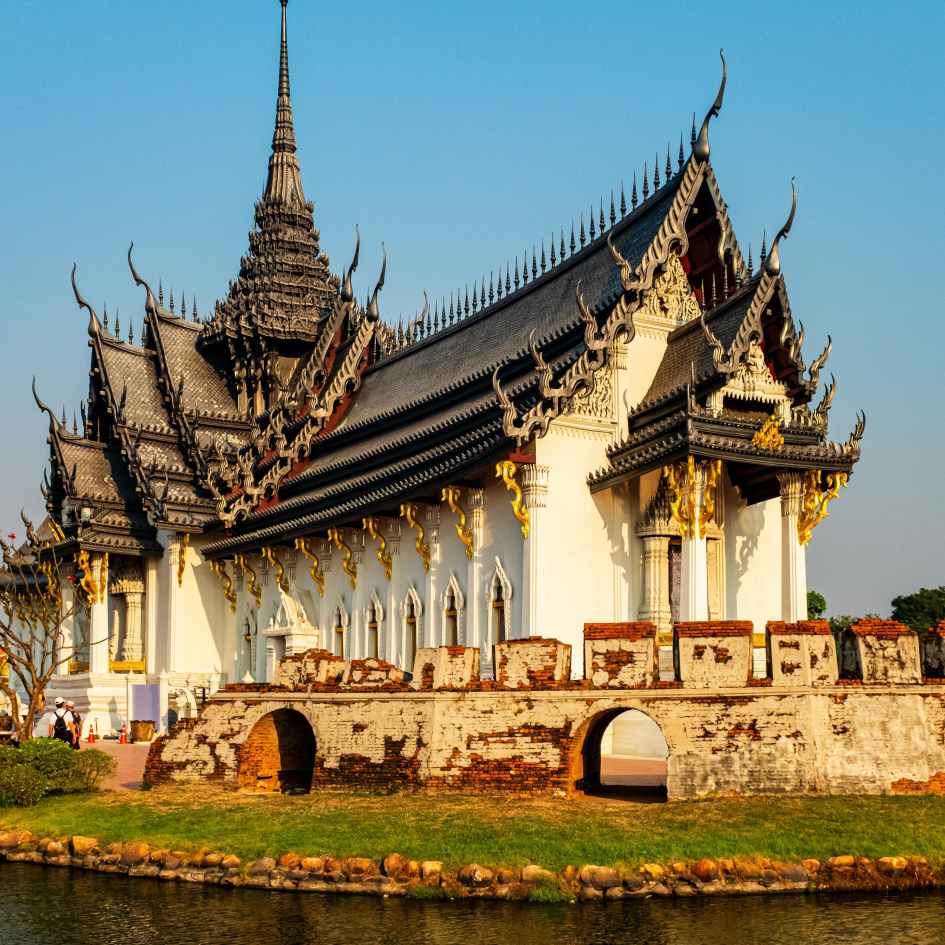
#> input picture Itineraries/assets/680aeb7fd41cdbf39f2b9249_bookedai%20-%20bangkok-3-day-itinerary.jpg, 3780 x 3780 px (shown at 1/4 size); its folder holds 4 pictures in this run
$ python compress_large_images.py
#> lines starting #> are read from the running program, lines starting #| are printed output that depends on the picture
#!/usr/bin/env python3
"""
Multithreaded script to compress images larger than 400KB and copy smaller images directly
to the compressed-images directory while preserving original filenames.
"""

import os
import shutil
from pathlib import Path
from concurrent.futures import ThreadPoolExecutor, as_completed
import threading
import time
from PIL import Image, ImageOps
import sys

class ImageCompressor:
    def __init__(self, source_dir, output_dir, max_workers=8, size_threshold=400*1024):
        self.source_dir = Path(source_dir)
        self.output_dir = Path(output_dir)
        self.max_workers = max_workers
        self.size_threshold = size_threshold  # 400KB in bytes

        # Statistics
        self.compressed_count = 0
        self.copied_count = 0
        self.failed_count = 0
        self.total_original_size = 0
        self.total_compressed_size = 0
        self.file_sizes = []
        self.lock = threading.Lock()

        # Create output directory if it doesn't exist
        self.output_dir.mkdir(parents=True, exist_ok=True)

        # Supported image formats
        self.image_extensions = {'.jpg', '.jpeg', '.png', '.gif', '.bmp', '.webp', '.avif'}

    def get_image_files(self):
        """Get all image files from source directory"""
        if not self.source_dir.exists():
            print(f"Error: Source directory '{self.source_dir}' does not exist!")
            return []

        image_files = []
        for file_path in self.source_dir.iterdir():
            if file_path.is_file() and file_path.suffix.lower() in self.image_extensions:
                image_files.append(file_path)

        return sorted(image_files)

    def compress_image(self, image_path):
        """Compress a single image while maintaining quality"""
        try:
            output_path = self.output_dir / image_path.name
            original_size = image_path.stat().st_size

            # Open and process the image
            with Image.open(image_path) as img:
                # Convert to RGB if necessary (for JPEG compression)
#> img is the input picture: PIL image 3780x3780 RGB; mean R, G, B 125.2, 128, 109
                if img.mode in ('RGBA', 'LA', 'P'):
                    # Create white background for transparent images
                    background = Image.new('RGB', img.size, (255, 255, 255))
                    if img.mode == 'P':
                        img = img.convert('RGBA')
                    background.paste(img, mask=img.split()[-1] if img.mode in ('RGBA', 'LA') else None)
                    img = background
                elif img.mode != 'RGB':
                    img = img.convert('RGB')

                # Auto-orient the image based on EXIF data
                img = ImageOps.exif_transpose(img)

                # Save with compression
                # Use high quality (85) to maintain good visual quality while reducing file size
                img.save(output_path, 'JPEG', quality=85, optimize=True, progressive=True)

            compressed_size = output_path.stat().st_size
            compression_ratio = (1 - compressed_size / original_size) * 100

            with self.lock:
                self.compressed_count += 1
                self.total_original_size += original_size
                self.total_compressed_size += compressed_size
                self.file_sizes.append(compressed_size)

            return {
                'status': 'compressed',
                'filename': image_path.name,
                'original_size': original_size,
                'compressed_size': compressed_size,
                'compression_ratio': compression_ratio
            }

        except Exception as e:
            with self.lock:
                self.failed_count += 1
            return {
                'status': 'failed',
                'filename': image_path.name,
                'error': str(e)
            }

    def copy_image(self, image_path):
        """Copy a small image directly without compression"""
        try:
            output_path = self.output_dir / image_path.name
            file_size = image_path.stat().st_size

            # Copy the file
            shutil.copy2(image_path, output_path)

            with self.lock:
                self.copied_count += 1
                self.total_original_size += file_size
                self.total_compressed_size += file_size
                self.file_sizes.append(file_size)

            return {
                'status': 'copied',
                'filename': image_path.name,
                'size': file_size
            }

        except Exception as e:
            with self.lock:
                self.failed_count += 1
            return {
                'status': 'failed',
                'filename': image_path.name,
                'error': str(e)
            }

    def process_image(self, image_path):
        """Process a single image - compress if large, copy if small"""
        file_size = image_path.stat().st_size

        if file_size > self.size_threshold:
            return self.compress_image(image_path)
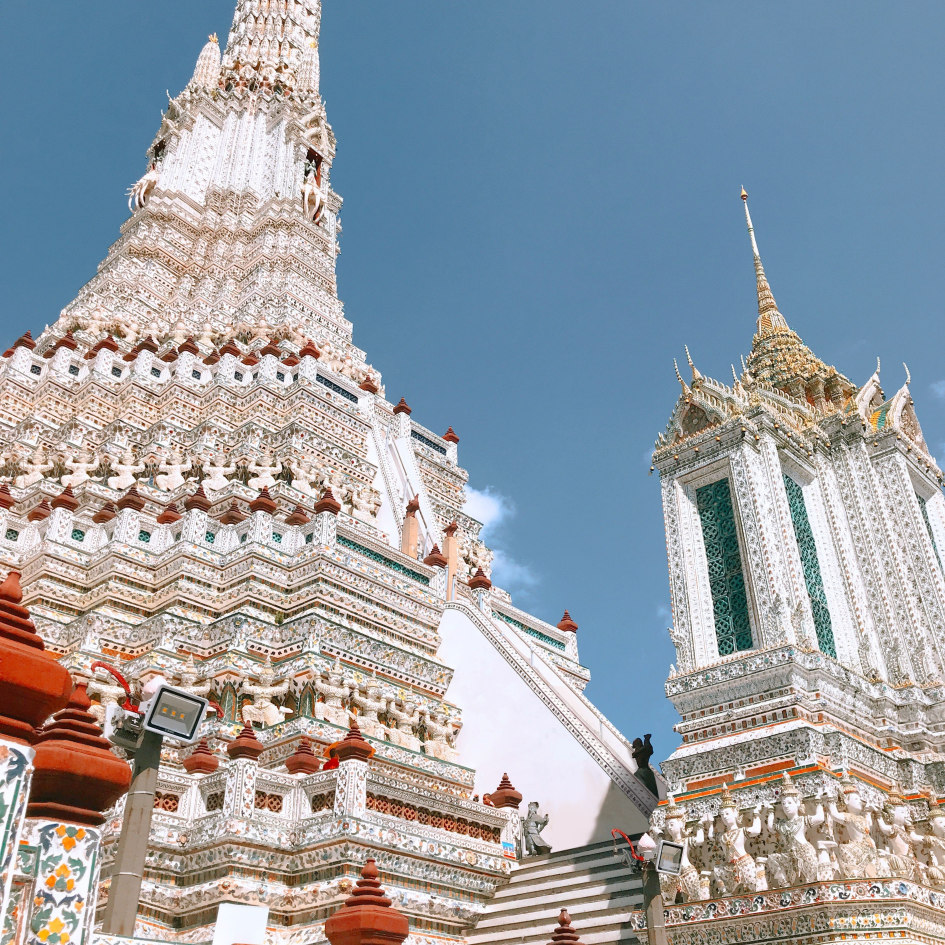
#> input picture Itineraries/assets/680aebf779073d61ffb6fe45_bookedai%20-%20bangkok-5-day-itinerary.jpg, 3780 x 3780 px (shown at 1/4 size)
#> in compress_image, img is the input picture: PIL image 3780x3780 RGB; mean R, G, B 151.5, 157.3, 164.2
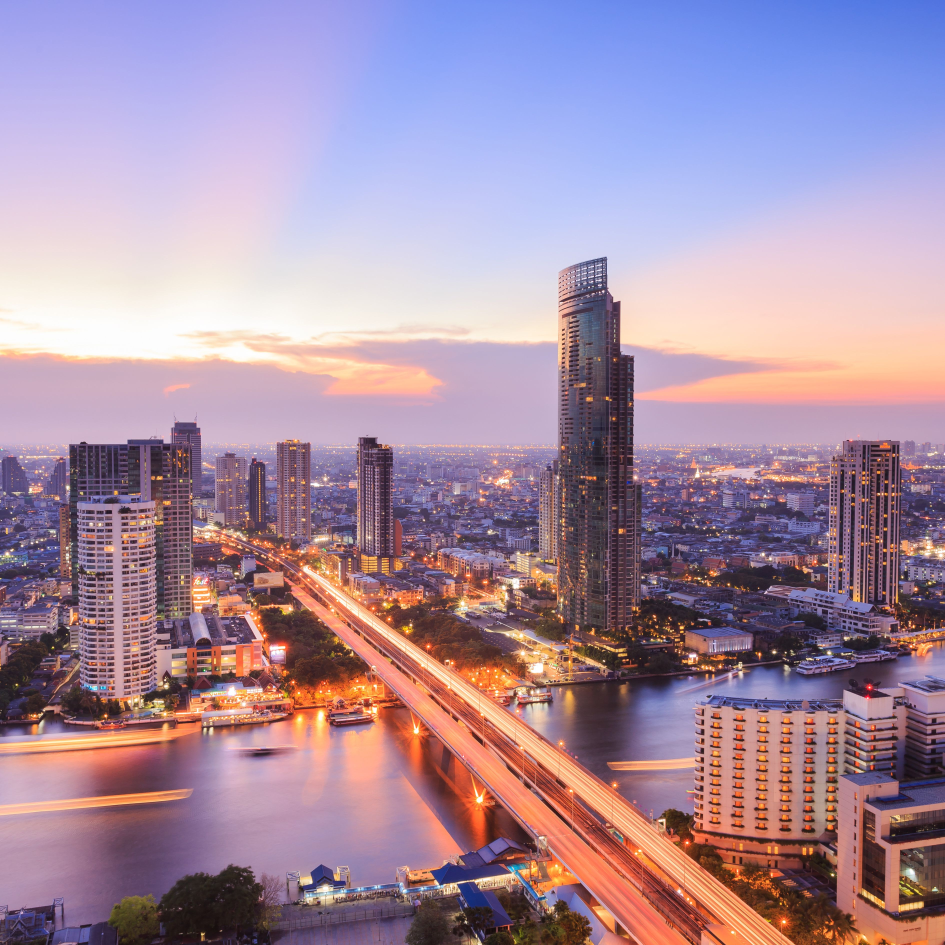
#> input picture Itineraries/assets/680aecb59888cfa5ddacf6f1_bookedai%20-%20bangkok-7-day-itinerary.jpg, 3780 x 3780 px (shown at 1/4 size)
#> in compress_image, img is the input picture: PIL image 3780x3780 RGB; mean R, G, B 165.7, 140.7, 160.7
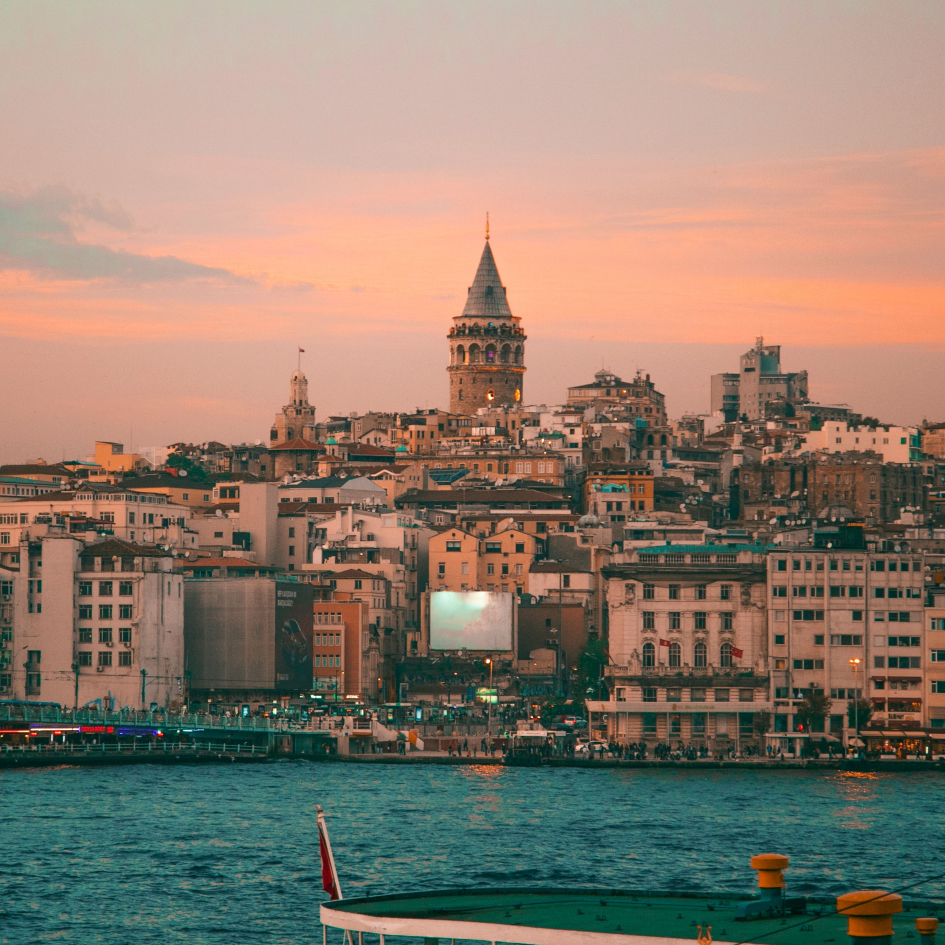
#> input picture Itineraries/assets/680af33b79073d61ffbb968a_bookedai%20-%20istanbul-3-day-itinerary.jpg, 3780 x 3780 px (shown at 1/4 size)
#> in compress_image, img is the input picture: PIL image 3780x3780 RGB; mean R, G, B 143.2, 125.6, 110.9
        else:
            return self.copy_image(image_path)

    def print_progress(self, current, total):
        """Print processing progress"""
        percentage = (current / total) * 100
        print(f"\rProgress: {current}/{total} ({percentage:.1f}%) - "
              f"Compressed: {self.compressed_count}, Copied: {self.copied_count}, Failed: {self.failed_count}",
              end='', flush=True)

    def process_all_images(self):
        """Process all images using multithreading"""
        image_files = self.get_image_files()

        if not image_files:
            print("No image files found to process.")
            return

        print(f"Found {len(image_files)} images to process")
        print(f"Source directory: {self.source_dir}")
        print(f"Output directory: {self.output_dir}")
        print(f"Size threshold: {self.size_threshold / 1024:.0f} KB")
        print(f"Using {self.max_workers} threads")
        print("Starting image processing...\n")

        start_time = time.time()
        completed = 0

        with ThreadPoolExecutor(max_workers=self.max_workers) as executor:
            # Submit all processing tasks
            future_to_file = {executor.submit(self.process_image, img_file): img_file for img_file in image_files}

            # Process completed tasks
            for future in as_completed(future_to_file):
                completed += 1
                result = future.result()

                # Print progress every 100 files
                if completed % 100 == 0 or completed == len(image_files):
                    self.print_progress(completed, len(image_files))

        end_time = time.time()
        duration = end_time - start_time

        print(f"\n\nProcessing completed!")
        print(f"Total time: {duration:.2f} seconds")
        print(f"Images compressed: {self.compressed_count}")
        print(f"Images copied: {self.copied_count}")
        print(f"Failed: {self.failed_count}")
        print(f"Total original size: {self.total_original_size / (1024*1024):.2f} MB")
        print(f"Total final size: {self.total_compressed_size / (1024*1024):.2f} MB")

        if self.total_original_size > 0:
            total_savings = (1 - self.total_compressed_size / self.total_original_size) * 100
            print(f"Total space saved: {total_savings:.1f}%")

        return self.compressed_count, self.copied_count, self.failed_count, self.total_compressed_size, self.file_sizes

def analyze_file_sizes(file_sizes):
    """Analyze and display file size distribution"""
    if not file_sizes:
        print("No files to analyze.")
        return

    file_sizes.sort()
    total_files = len(file_sizes)
    total_size = sum(file_sizes)

    # Calculate statistics
    min_size = min(file_sizes)
    max_size = max(file_sizes)
    avg_size = total_size / total_files

    # Calculate percentiles
    p25 = file_sizes[int(total_files * 0.25)]
    p50 = file_sizes[int(total_files * 0.50)]  # median
    p75 = file_sizes[int(total_files * 0.75)]
    p90 = file_sizes[int(total_files * 0.90)]
    p95 = file_sizes[int(total_files * 0.95)]

    print(f"\n{'='*60}")
    print(f"COMPRESSED IMAGES SIZE DISTRIBUTION ANALYSIS")
    print(f"{'='*60}")
    print(f"Total files: {total_files:,}")
    print(f"Total size: {total_size / (1024*1024):.2f} MB")
    print(f"Average size: {avg_size / 1024:.2f} KB")
    print(f"")
    print(f"Size Statistics:")
    print(f"  Minimum: {min_size / 1024:.2f} KB")
    print(f"  25th percentile: {p25 / 1024:.2f} KB")
    print(f"  50th percentile (median): {p50 / 1024:.2f} KB")
    print(f"  75th percentile: {p75 / 1024:.2f} KB")
    print(f"  90th percentile: {p90 / 1024:.2f} KB")
    print(f"  95th percentile: {p95 / 1024:.2f} KB")
    print(f"  Maximum: {max_size / 1024:.2f} KB")

    # Size ranges
    ranges = [
        (0, 50*1024, "0-50 KB"),
        (50*1024, 100*1024, "50-100 KB"),
        (100*1024, 200*1024, "100-200 KB"),
        (200*1024, 400*1024, "200-400 KB"),
        (400*1024, 1024*1024, "400 KB-1 MB"),
        (1024*1024, 5*1024*1024, "1-5 MB"),
        (5*1024*1024, float('inf'), "5+ MB")
    ]

    print(f"\nSize Distribution:")
    for min_range, max_range, label in ranges:
        count = sum(1 for size in file_sizes if min_range <= size < max_range)
        percentage = (count / total_files) * 100
        print(f"  {label:12}: {count:6,} files ({percentage:5.1f}%)")

def verify_compressed_count(compressed_dir):
    """Verify the actual number of files in compressed directory"""
    compressed_path = Path(compressed_dir)
    if not compressed_path.exists():
        return 0

    # Count image files
    image_extensions = {'.jpg', '.jpeg', '.png', '.gif', '.bmp', '.webp', '.avif'}
    image_files = []

    for file_path in compressed_path.iterdir():
        if file_path.is_file() and file_path.suffix.lower() in image_extensions:
            image_files.append(file_path)

    return len(image_files)

def main():
    # Configuration
    source_dir = 'assets'
    output_dir = 'compressed-images'
    max_workers = 8  # Adjust based on your system
    size_threshold = 400 * 1024  # 400KB

    print(f"Image Compression Script")
    print(f"{'='*50}")

    # Check if source directory exists
    if not os.path.exists(source_dir):
        print(f"Error: Source directory '{source_dir}' not found!")
        sys.exit(1)

    # Create compressor and start processing
    compressor = ImageCompressor(source_dir, output_dir, max_workers, size_threshold)
    compressed_count, copied_count, failed_count, total_size, file_sizes = compressor.process_all_images()

    # Verify compressed count
    print(f"\n{'='*50}")
    print(f"VERIFICATION")
    print(f"{'='*50}")
    actual_count = verify_compressed_count(output_dir)
    expected_count = compressed_count + copied_count
    print(f"Expected files: {expected_count}")
    print(f"Actual files in compressed-images folder: {actual_count}")

    if actual_count == expected_count:
        print("✅ File count verification: PASSED")
    else:
        print("⚠️  File count verification: MISMATCH")

    # Analyze file sizes
    analyze_file_sizes(file_sizes)

if __name__ == "__main__":
    main()
